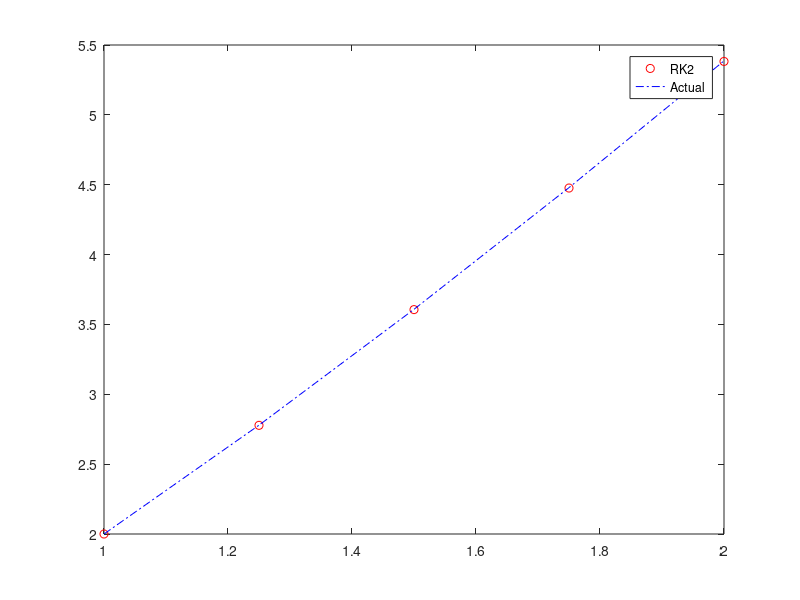

This chart was generated by the following MATLAB code:
% Use 2nd RK mid-pt to approximate the solution to IVP:
% y' = 1 + (y/x) ; 1 <= x <= 2 ; y(1) = 2 ; h = 0.25

a = 1;
b = 2;
h = 0.25;
alpha = 2;
n = (b-a)/h;

x = zeros(1, n+1);
y = zeros(1, n+1);

x(1) = a;
y(1) = alpha;

f = @(x, y) 1 + (y/x);

for i = 1:n
    k1 = f(x(i), y(i));
    k2 = f(x(i) + (h/2), y(i) + (k1*h)/2);
    y(i+1) = y(i) + k2*h;
    x(i+1) = x(i) + h;
end

f_act = @(x) x.*log(x) + 2*x;

plot(x, y, 'ro');
hold on;
plot(x, f_act(x), 'b-.');
legend('RK2', 'Actual');
